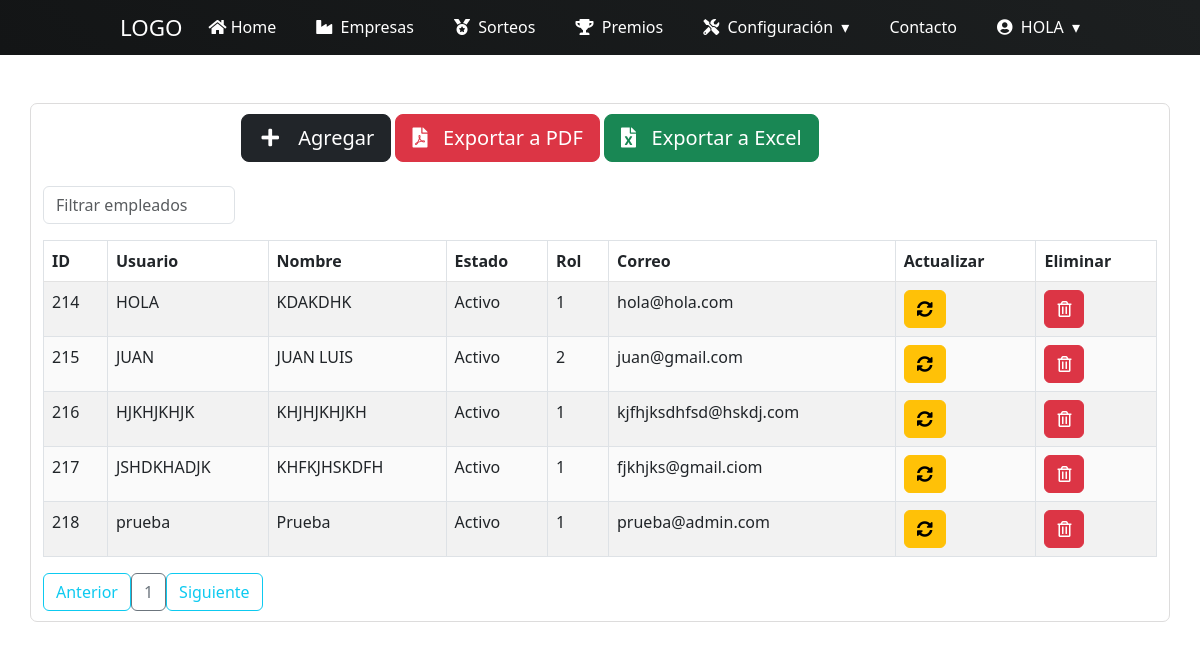
Screenshot of /empleados (signed in) with the database file from the repository.
### tables this page shows
CREATE TABLE IF NOT EXISTS `usuarios` (
  `id_usuario` int(11) NOT NULL AUTO_INCREMENT,
  `usuario` varchar(50) NOT NULL,
  `nombre_usuario` varchar(100) NOT NULL,
  `estado` enum('Activo','Inactivo','Bloqueado') NOT NULL,
  `contrasena` varchar(100) NOT NULL,
  `dni` varchar(20) DEFAULT NULL,
  `telefono` varchar(15) DEFAULT NULL,
  `id_rol` int(11) DEFAULT NULL,
  `fecha_ultima_conexion` datetime DEFAULT NULL,
  `correo_electronico` varchar(50) NOT NULL,
  `creado_por` varchar(30) NOT NULL,
  `fecha_creacion` datetime NOT NULL,
  `modificado_por` varchar(30) DEFAULT NULL,
  `fecha_modificacion` datetime DEFAULT NULL,
  PRIMARY KEY (`id_usuario`) USING BTREE,
  KEY `FK_empleados_roles` (`id_rol`) USING BTREE,
  CONSTRAINT `FK_usuarios_roles` FOREIGN KEY (`id_rol`) REFERENCES `roles` (`id_rol`) ON DELETE NO ACTION ON UPDATE NO ACTION
);

### controladores/vistasControlador.php (called while the page is built, shortened)
<?php
	class vistasControlador extends vistasModelo{
		public function obtener_plantilla_controlador(){
			return require_once "./vistas/plantilla.php";
		}
	}

### index.php (called while the page is built, shortened)
<?php
	require_once "./controladores/vistasControlador.php";
	$plantilla = new vistasControlador();
	$plantilla->obtener_plantilla_controlador();

### config/conexion.php (called while the page is built, shortened)
<?php
class ConexionBD{
    protected $manejador = "mysql";
    private static $servidor = "localhost";
    private static $usuario = "root";
    private static $pass = "";
    protected $db_name = "dbsorteo";
    protected function getConexion(){
        try{
            $parametros=array(PDO::ATTR_PERSISTENT=>true,PDO::MYSQL_ATTR_INIT_COMMAND=>"SET NAMES utf8");
            $this->conexion=new PDO($this->manejador.":host=".self::$servidor.";dbname=".$this->db_name,self::$usuario,self::$pass,$parametros);
            return $this->conexion;
        }
        catch(PDOException $e){
            echo 'Error en la conexion a la BD :'.$e->getMessage();
        }
    }
}

### DatosTablas/obtenerDatos.php (called while the page is built, shortened)
<?php
require_once("./config/conexion.php");
class obtenerDatosTablas extends ConexionBD{
    public function datosTablas($tabla){
        $sql="SELECT * FROM $tabla";
        $resultado=$this->conexion->query($sql) or die ($sql);
        return $resultado;
    }
}

### vistas/contenidos/empleados-view.php (the view, shortened to what this page needs)
<?php
include("./DatosTablas/obtenerDatos.php");
?>
<br>
<br>
<div class="container contenedor-tabla">
    <div class="container">
    <div class="row">
        <div class="col-2"></div>
        <div class="col-8">
            <div class="btn btn-dark btn-lg" data-bs-toggle="modal" data-bs-target="#ModalCrear"><i class="fas fa-plus fa-fw"></i> &nbsp; Agregar</div>
            <div class="btn btn-danger btn-lg" data-bs-toggle="modal" data-bs-target="#ModalCrear"><i class="fas fa-file-pdf"></i> &nbsp; Exportar a PDF</div>
            <div class="btn btn-success btn-lg" data-bs-toggle="modal" data-bs-target="#ModalCrear"><i class="fas fa-file-excel"></i> &nbsp; Exportar a Excel</div>
        </div>
        <div class="col-2"></div>
    </div>
    </div>
<div class="table-responsive">
    <br>
        <input type="text" id="searchBox" class="form-control" onkeyup="filterTable()" placeholder="Filtrar empleados">
    <table id="datos-usuario" class="table table-bordered table-striped text-center">
        <thead>
            <tr>
                <th>ID</th>
                <th>Usuario</th>
                <th>Nombre</th>
                <th>Estado</th>
                <th>Rol</th>
                <th>Correo</th>
                <th>Actualizar</th>
                <th>Eliminar</th>
            </tr>
        </thead>
        <tbody class="body">
        <?php
                $datos=new obtenerDatosTablas();
                $resultado=$datos->datosTablas('usuarios');
                foreach ($resultado as $fila){
            ?>
            <tr>
                <td><?php echo $fila['id_usuario']; ?></td>
                <td><?php echo $fila['usuario']; ?></td>
                <td><?php echo $fila['nombre_usuario']; ?></td>
                <td><?php echo $fila['estado']; ?></td>
                <td><?php echo $fila['id_rol']; ?></td>
                <td><?php echo $fila['correo_electronico']; ?></td>
                <td>
				<button class="btn btn-warning" data-bs-toggle="modal" data-bs-target="#ModalAct<?php echo $fila['id_usuario'];?>">
					<i class="fas fa-sync-alt"></i>
                </button>
			    </td>
                <td>
					<form class="FormularioAjax" action="<?php echo SERVERURL; ?>ajax/empleadosAjax.php" method="POST" data-form="delete" autocomplete="off">
					<button type="submit" class="btn btn-danger">
						<i class="far fa-trash-alt"></i>
					</button>
					</form>
				</td>
                </tr>
            <?php
                    }
            ?>
        </tbody>
    </table>
</div>
<div id="paginador" class=""></div>
</div>
<br>
<br>

### vistas/css/Estilo-Form.css (style rules this page uses)
body { background-color: #3d3d3d; }
.contenedor-tabla { border: 1px solid #dddcdc; -moz-border-radius: 7px; -webkit-border-radius: 7px; padding: 10px; }
#searchBox { width:12rem; }
#datos-usuario { width: 100%; border-collapse: collapse; }
#datos-usuario th, td { padding: 8px; text-align: left; border-bottom: 1px solid rgb(226, 226, 226); }
#datos-usuario tr:nth-child(even) { background-color: #fafafa; }

### vistas/css/EstiloLogin.css (style rules this page uses)
body { font-family: arial; }

### rows the page displays
usuarios: id_usuario "214", usuario "HOLA", nombre_usuario "KDAKDHK", estado "Activo", id_rol "1", correo_electronico "hola@hola.com"
usuarios: id_usuario "215", usuario "JUAN", nombre_usuario "JUAN LUIS", estado "Activo", id_rol "2", correo_electronico "juan@gmail.com"
usuarios: id_usuario "216", usuario "HJKHJKHJK", nombre_usuario "KHJHJKHJKH", estado "Activo", id_rol "1", correo_electronico "kjfhjksdhfsd@hskdj.com"
usuarios: id_usuario "217", usuario "JSHDKHADJK", nombre_usuario "KHFKJHSKDFH", estado "Activo", id_rol "1", correo_electronico "fjkhjks@gmail.ciom"
usuarios: id_usuario "218", usuario "prueba", nombre_usuario "Prueba", estado "Activo", id_rol "1", correo_electronico "prueba@admin.com"

### other values shown
$_SESSION['usuario_login'] "HOLA"
